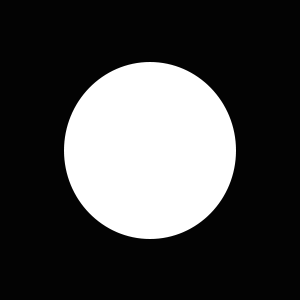
#> input picture OpenCV/data/cycle.png, 300 x 300 px
$ python 06_image_sobel.py   (older library calls are emulated)
#> lines starting #> are read from the running program, lines starting #| are printed output that depends on the picture; after the words box and inside, x2 and y2 are one past the last pixel; in counts of white or black regions, pixels touching at a corner belong together
# -*- coding: utf-8 -*-
# @author   :   eko.zhan
# @time     :   2021/8/26 21:27
import cv2
import numpy as np

# Sobel 算子

img = cv2.imread("../data/cycle.png", cv2.IMREAD_GRAYSCALE)
#> img is the input picture: shape (300, 300); min 3, max 255, mean 69.9

# ddepth 图像的深度
# dx 和 dy 分别标识水平和竖直方向
# ksize 是 Sobel算子的大小，ksize=3 表示是一个3*3的矩阵，也可以写作（3, 3）
sobelx_img = cv2.Sobel(img, cv2.CV_64F, 1, 0, ksize=1)
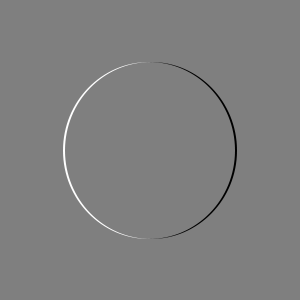
#> sobelx_img: shape (300, 300) float64; min -252, max 252, mean 0; drawn with min black and max white

cv2.imshow("Original", img)
cv2.waitKey()

# 白到黑是正数，黑到白是负数，所有的负数会被截断为0，所以要取绝对值
sobelx_img2 = cv2.convertScaleAbs(sobelx_img)
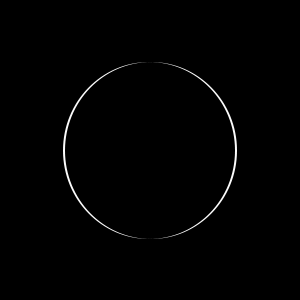
#> sobelx_img2: shape (300, 300); min 0, max 252, mean 2

sobely_img = cv2.Sobel(img, cv2.CV_64F, 0, 1, ksize=1)
sobely_img2 = cv2.convertScaleAbs(sobely_img)

res = np.hstack((sobelx_img, sobelx_img2, sobely_img, sobely_img2))
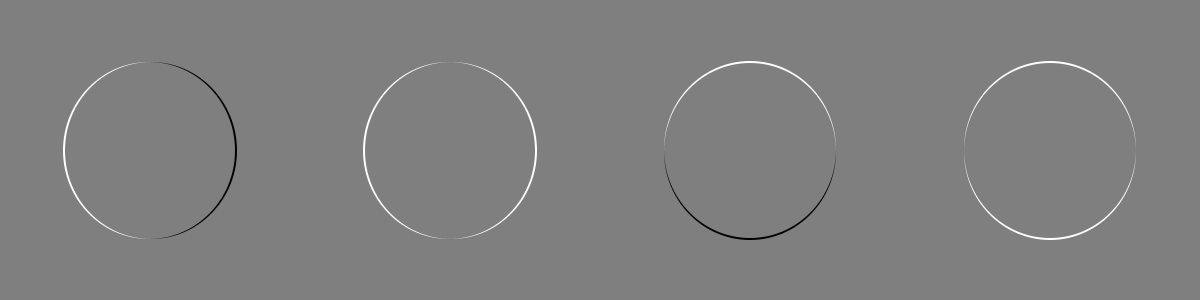
#> res: shape (300, 1200) float64; min -252, max 252, mean 1; drawn with min black and max white
cv2.imshow("res", res)
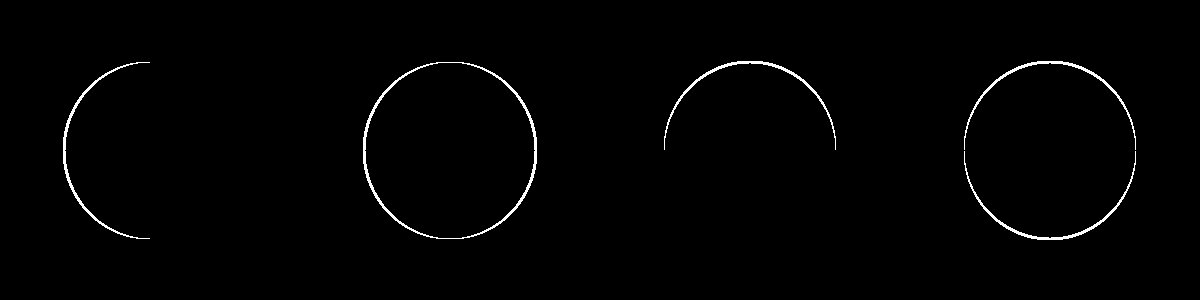
#> window 'res': shape (300, 1200); 1.1% white in thin lines or dots, all inside (x1, y1, x2, y2) = (63, 61, 1136, 240)

# 分别计算 x和y，再求和
sobelxy_img = cv2.addWeighted(sobelx_img2, 0.5, sobely_img2, 0.5, 0)

# 不建议直接计算，可通过对比查看效果
sobelxy_img2 = cv2.Sobel(img, cv2.CV_64F, 1, 1, ksize=1)
sobelxy_img2 = cv2.convertScaleAbs(sobelxy_img2)

res2 = np.hstack((sobelxy_img, sobelxy_img2))
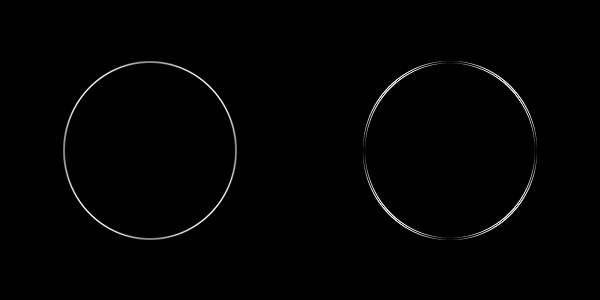
#> res2: shape (300, 600); min 0, max 251, mean 2.1
cv2.imshow("res2", res2)

cv2.waitKey()
cv2.destroyAllWindows()

$ run again, with OpenCV/data/erode.png copied over OpenCV/data/cycle.png
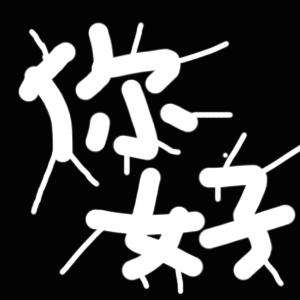
#> input picture OpenCV/data/erode.png, 300 x 300 px
#> img is the input picture: shape (300, 300); min 3, max 255, mean 68.2
#> `cv2.imshow("res", res)`:
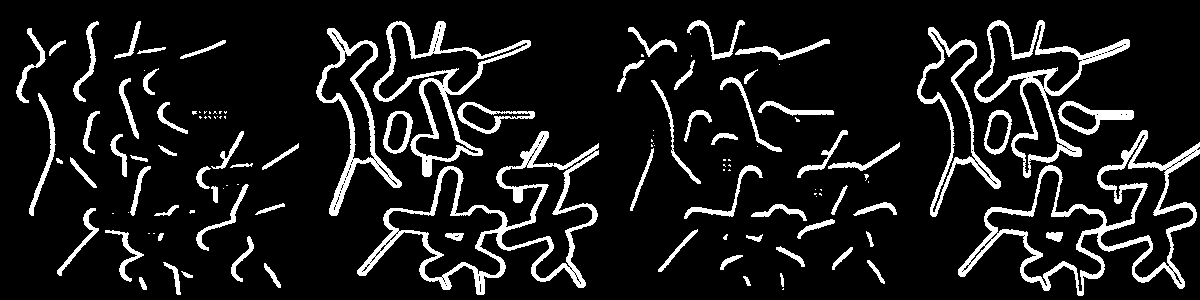
#> window 'res': shape (300, 1200); 11% white; 122 white regions (49 under 20 px), largest, box (x1, y1, x2, y2) and area: (958, 130, 1200, 296) 6004, (357, 131, 599, 295) 5941, (373, 21, 531, 177) 3535
#> `res2 = np.hstack((sobelxy_img, sobelxy_img2))`:
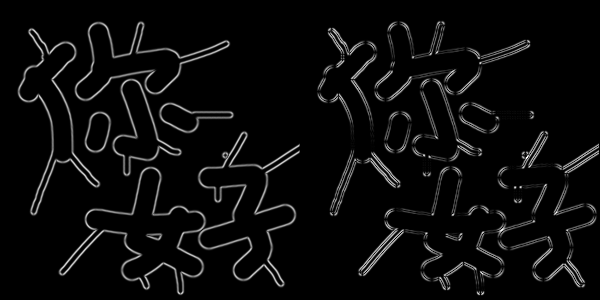
#> res2: shape (300, 600); min 0, max 255, mean 10.7
